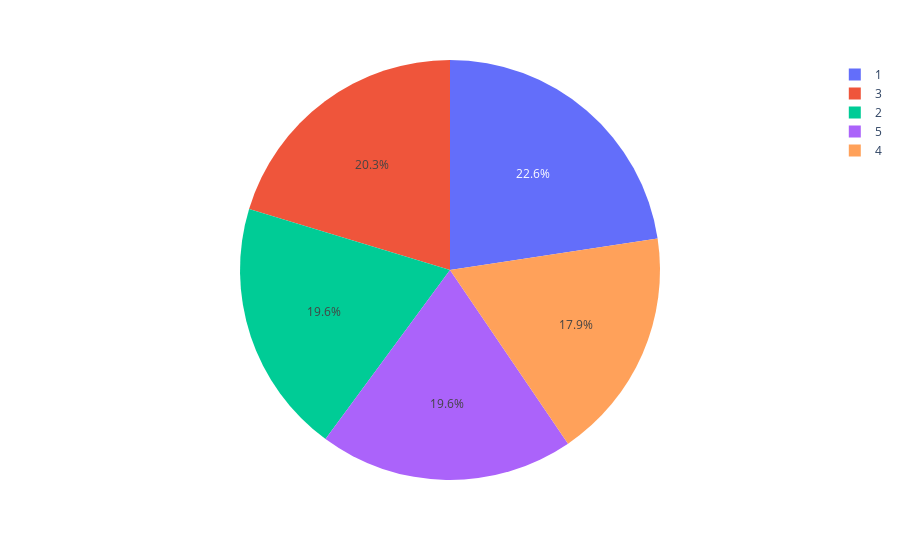

The notebook cell saved with this chart:
### Markdown cell above
Le nombre de livre par note (étoiles)

### Code cell
query_rate = """
SELECT COUNT(*) AS nb_livre, rating 
FROM livre
GROUP BY rating
ORDER BY rating
"""

df_rate = pd.read_sql(query_rate, conn)
px.pie(df_rate, values='nb_livre', names='rating')

### Figure 1 — Plotly figure (JSON) as saved in the notebook; plotly's stock layout.template omitted (floating-point values rounded to 4 significant figures)
{"data": [{"domain": {"x": [0, 1], "y": [0, 1]}, "hovertemplate": "rating=%{label}<br>nb_livre=%{value}<extra></extra>", "labels": [1, 2, 3, 4, 5], "legendgroup": "", "name": "", "showlegend": true, "type": "pie", "values": [226, 196, 203, 179, 196]}], "layout": {"legend": {"tracegroupgap": 0}, "margin": {"t": 60}}}
